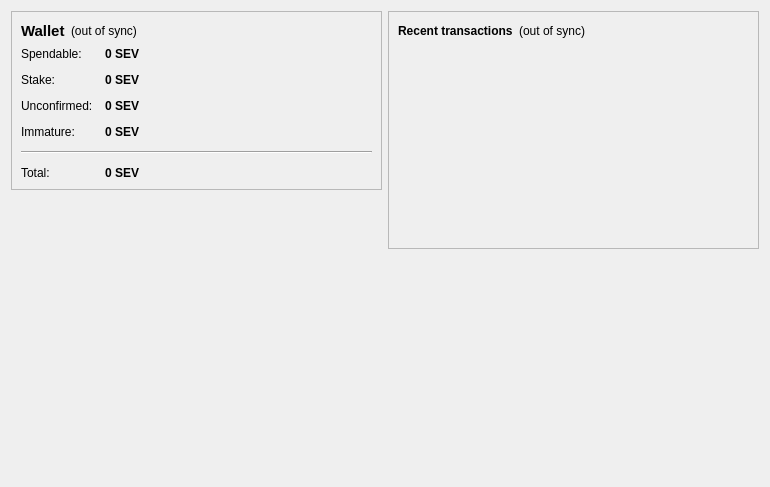
<?xml version="1.0" encoding="UTF-8"?>
<ui version="4.0">
 <class>OverviewPage</class>
 <widget class="QWidget" name="OverviewPage">
  <property name="geometry">
   <rect>
    <x>0</x>
    <y>0</y>
    <width>770</width>
    <height>487</height>
   </rect>
  </property>
  <property name="windowTitle">
   <string>Form</string>
  </property>
  <layout class="QHBoxLayout" name="horizontalLayout" stretch="1,1">
   <item>
    <layout class="QVBoxLayout" name="verticalLayout_2">
     <item>
      <widget class="QFrame" name="frame">
       <property name="frameShape">
        <enum>QFrame::StyledPanel</enum>
       </property>
       <property name="frameShadow">
        <enum>QFrame::Raised</enum>
       </property>
       <layout class="QVBoxLayout" name="verticalLayout_4">
        <item>
         <layout class="QHBoxLayout" name="horizontalLayout_4">
          <item>
           <widget class="QLabel" name="label_5">
            <property name="font">
             <font>
              <pointsize>11</pointsize>
              <weight>75</weight>
              <bold>true</bold>
             </font>
            </property>
            <property name="text">
             <string>Wallet</string>
            </property>
           </widget>
          </item>
          <item>
           <widget class="QLabel" name="labelWalletStatus">
            <property name="toolTip">
             <string>The displayed information may be out of date. Your wallet automatically synchronizes with the SevenCoin network after a connection is established, but this process has not completed yet.</string>
            </property>
            <property name="styleSheet">
             <string notr="true"/>
            </property>
            <property name="text">
             <string notr="true">(out of sync)</string>
            </property>
            <property name="alignment">
             <set>Qt::AlignLeading|Qt::AlignLeft|Qt::AlignVCenter</set>
            </property>
           </widget>
          </item>
          <item>
           <spacer name="horizontalSpacer_2">
            <property name="orientation">
             <enum>Qt::Horizontal</enum>
            </property>
            <property name="sizeHint" stdset="0">
             <size>
              <width>40</width>
              <height>20</height>
             </size>
            </property>
           </spacer>
          </item>
         </layout>
        </item>
        <item>
         <layout class="QFormLayout" name="formLayout_2">
          <property name="fieldGrowthPolicy">
           <enum>QFormLayout::AllNonFixedFieldsGrow</enum>
          </property>
          <property name="horizontalSpacing">
           <number>12</number>
          </property>
          <property name="verticalSpacing">
           <number>12</number>
          </property>
          <item row="0" column="0">
           <widget class="QLabel" name="label">
            <property name="text">
             <string>Spendable:</string>
            </property>
           </widget>
          </item>
          <item row="0" column="1">
           <widget class="QLabel" name="labelBalance">
            <property name="font">
             <font>
              <weight>75</weight>
              <bold>true</bold>
             </font>
            </property>
            <property name="cursor">
             <cursorShape>IBeamCursor</cursorShape>
            </property>
            <property name="toolTip">
             <string>Your current spendable balance</string>
            </property>
            <property name="text">
             <string notr="true">0 SEV</string>
            </property>
            <property name="textInteractionFlags">
             <set>Qt::LinksAccessibleByMouse|Qt::TextSelectableByKeyboard|Qt::TextSelectableByMouse</set>
            </property>
           </widget>
          </item>
          <item row="1" column="0">
           <widget class="QLabel" name="label_6">
            <property name="text">
             <string>Stake:</string>
            </property>
           </widget>
          </item>
          <item row="1" column="1">
           <widget class="QLabel" name="labelStake">
            <property name="font">
             <font>
              <weight>75</weight>
              <bold>true</bold>
             </font>
            </property>
            <property name="cursor">
             <cursorShape>IBeamCursor</cursorShape>
            </property>
            <property name="toolTip">
             <string>Total of coins that was staked, and do not yet count toward the current balance</string>
            </property>
            <property name="text">
             <string notr="true">0 SEV</string>
            </property>
            <property name="textInteractionFlags">
             <set>Qt::LinksAccessibleByMouse|Qt::TextSelectableByKeyboard|Qt::TextSelectableByMouse</set>
            </property>
           </widget>
          </item>
          <item row="2" column="0">
           <widget class="QLabel" name="label_3">
            <property name="text">
             <string>Unconfirmed:</string>
            </property>
           </widget>
          </item>
          <item row="2" column="1">
           <widget class="QLabel" name="labelUnconfirmed">
            <property name="font">
             <font>
              <weight>75</weight>
              <bold>true</bold>
             </font>
            </property>
            <property name="cursor">
             <cursorShape>IBeamCursor</cursorShape>
            </property>
            <property name="toolTip">
             <string>Total of transactions that have yet to be confirmed, and do not yet count toward the current balance</string>
            </property>
            <property name="text">
             <string notr="true">0 SEV</string>
            </property>
            <property name="textInteractionFlags">
             <set>Qt::LinksAccessibleByMouse|Qt::TextSelectableByKeyboard|Qt::TextSelectableByMouse</set>
            </property>
           </widget>
          </item>
          <item row="3" column="0">
           <widget class="QLabel" name="labelImmatureText">
            <property name="text">
             <string>Immature:</string>
            </property>
           </widget>
          </item>
          <item row="3" column="1">
           <widget class="QLabel" name="labelImmature">
            <property name="font">
             <font>
              <weight>75</weight>
              <bold>true</bold>
             </font>
            </property>
            <property name="toolTip">
             <string>Mined balance that has not yet matured</string>
            </property>
            <property name="text">
             <string notr="true">0 SEV</string>
            </property>
            <property name="textInteractionFlags">
             <set>Qt::LinksAccessibleByMouse|Qt::TextSelectableByKeyboard|Qt::TextSelectableByMouse</set>
            </property>
           </widget>
          </item>
          <item row="4" column="0" colspan="2">
           <widget class="Line" name="line">
            <property name="orientation">
             <enum>Qt::Horizontal</enum>
            </property>
           </widget>
          </item>
          <item row="5" column="0">
           <widget class="QLabel" name="labelTotalText">
            <property name="text">
             <string>Total:</string>
            </property>
           </widget>
          </item>
          <item row="5" column="1">
           <widget class="QLabel" name="labelTotal">
            <property name="font">
             <font>
              <weight>75</weight>
              <bold>true</bold>
             </font>
            </property>
            <property name="cursor">
             <cursorShape>IBeamCursor</cursorShape>
            </property>
            <property name="toolTip">
             <string>Your current total balance</string>
            </property>
            <property name="text">
             <string notr="true">0 SEV</string>
            </property>
            <property name="textInteractionFlags">
             <set>Qt::LinksAccessibleByMouse|Qt::TextSelectableByKeyboard|Qt::TextSelectableByMouse</set>
            </property>
           </widget>
          </item>
         </layout>
        </item>
       </layout>
      </widget>
     </item>
     <item>
      <spacer name="verticalSpacer">
       <property name="orientation">
        <enum>Qt::Vertical</enum>
       </property>
       <property name="sizeHint" stdset="0">
        <size>
         <width>20</width>
         <height>40</height>
        </size>
       </property>
      </spacer>
     </item>
     <item>
      <widget class="QLabel" name="label_2">
       <property name="autoFillBackground">
        <bool>true</bool>
       </property>
       <property name="text">
        <string/>
       </property>
       <property name="pixmap">
        <pixmap resource="../bitcoin.qrc">:/icons/mastbg</pixmap>
       </property>
       <property name="scaledContents">
        <bool>false</bool>
       </property>
       <property name="margin">
        <number>0</number>
       </property>
      </widget>
     </item>
    </layout>
   </item>
   <item>
    <layout class="QVBoxLayout" name="verticalLayout_3">
     <item>
      <widget class="QFrame" name="frame_2">
       <property name="frameShape">
        <enum>QFrame::StyledPanel</enum>
       </property>
       <property name="frameShadow">
        <enum>QFrame::Raised</enum>
       </property>
       <layout class="QVBoxLayout" name="verticalLayout">
        <item>
         <layout class="QHBoxLayout" name="horizontalLayout_2">
          <item>
           <widget class="QLabel" name="label_4">
            <property name="text">
             <string>&lt;b&gt;Recent transactions&lt;/b&gt;</string>
            </property>
           </widget>
          </item>
          <item>
           <widget class="QLabel" name="labelTransactionsStatus">
            <property name="toolTip">
             <string>The displayed information may be out of date. Your wallet automatically synchronizes with the SevenCoin network after a connection is established, but this process has not completed yet.</string>
            </property>
            <property name="styleSheet">
             <string notr="true"/>
            </property>
            <property name="text">
             <string notr="true">(out of sync)</string>
            </property>
            <property name="alignment">
             <set>Qt::AlignRight|Qt::AlignTrailing|Qt::AlignVCenter</set>
            </property>
           </widget>
          </item>
          <item>
           <spacer name="horizontalSpacer">
            <property name="orientation">
             <enum>Qt::Horizontal</enum>
            </property>
            <property name="sizeHint" stdset="0">
             <size>
              <width>40</width>
              <height>20</height>
             </size>
            </property>
           </spacer>
          </item>
         </layout>
        </item>
        <item>
         <widget class="QListView" name="listTransactions">
          <property name="styleSheet">
           <string notr="true">QListView { background: transparent; }</string>
          </property>
          <property name="frameShape">
           <enum>QFrame::NoFrame</enum>
          </property>
          <property name="verticalScrollBarPolicy">
           <enum>Qt::ScrollBarAlwaysOff</enum>
          </property>
          <property name="horizontalScrollBarPolicy">
           <enum>Qt::ScrollBarAlwaysOff</enum>
          </property>
          <property name="selectionMode">
           <enum>QAbstractItemView::NoSelection</enum>
          </property>
         </widget>
        </item>
       </layout>
      </widget>
     </item>
     <item>
      <spacer name="verticalSpacer_2">
       <property name="orientation">
        <enum>Qt::Vertical</enum>
       </property>
       <property name="sizeHint" stdset="0">
        <size>
         <width>20</width>
         <height>40</height>
        </size>
       </property>
      </spacer>
     </item>
    </layout>
   </item>
  </layout>
 </widget>
 <resources>
  <include location="../bitcoin.qrc"/>
 </resources>
 <connections/>
</ui>
